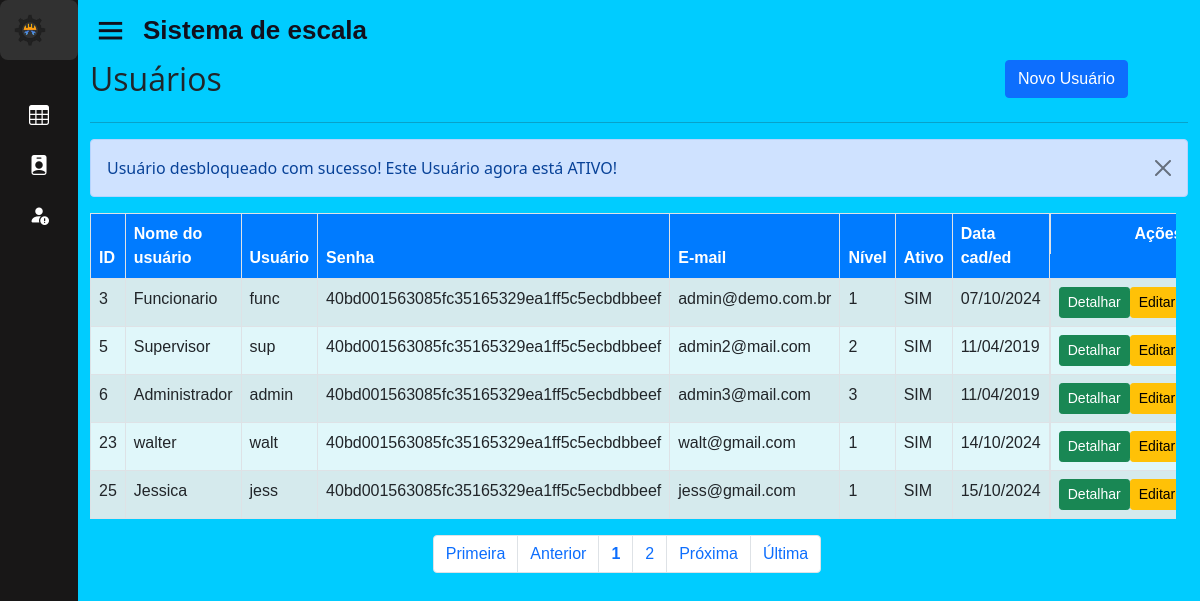
/home.php?page=lista_usu&msg=5 (signed in), run on the app's committed database.
### tables this page shows
CREATE TABLE IF NOT EXISTS `usuarios` (
  `id` int(11) unsigned NOT NULL AUTO_INCREMENT,
  `nome` varchar(50) NOT NULL,
  `usuario` varchar(25) NOT NULL,
  `senha` varchar(40) NOT NULL,
  `email` varchar(100) NOT NULL,
  `nivel` int(1) unsigned NOT NULL DEFAULT 1,
  `ativo` tinyint(1) NOT NULL DEFAULT 1,
  `dt_cadastro` datetime NOT NULL,
  `id_func` int(11) DEFAULT NULL,
  PRIMARY KEY (`id`),
  UNIQUE KEY `usuario` (`usuario`),
  KEY `nivel` (`nivel`),
  KEY `FK_usuarios_funcionario` (`id_func`),
  CONSTRAINT `FK_usuarios_funcionario` FOREIGN KEY (`id_func`) REFERENCES `funcionario` (`id_func`) ON DELETE CASCADE ON UPDATE CASCADE
);

### sis/usuarios/lista_usu.php (the view, shortened to what this page needs)
<div id="main" class="container-fluid">
	<div id="top" class="row">
		<div class="col-md-10">
			<h2>Usuários</h2>
		</div>
		<div class="col-md-2">
			<a href="?page=fadd_usu" class="btn btn-primary pull-right h2">Novo Usuário</a>
		</div>
	</div>
	<hr/>
	<div><?php include "mensagens.php"; ?></div>
		<div id="list" class="row">
			<div class="table-responsive">
				<?php
					$quantidade = 5;
					$pagina = (isset($_GET['pagina'])) ? (int)$_GET['pagina'] : 1;
					$inicio = ($quantidade * $pagina) - $quantidade;
					$data_all = mysqli_query($con, "select * from usuarios order by id asc limit $inicio, $quantidade;");
					echo "<table class='table table-striped table-bordered' style='background-color: #e0f7fa;' cellspacing='0' cellpadding='0'>";
					echo "<thead style='background-color: #007bff; color: white;'>";
					echo "<tr>";
					echo "<td><strong>ID</strong></td>";
					echo "<td><strong>Nome do usuário</strong></td>";
					echo "<td><strong>Usuário</strong></td>";
					echo "<td class='d-none d-md-table-cell'><strong>Senha</strong></td>";
					echo "<td class='d-none d-md-table-cell'><strong>E-mail</strong></td>";
					echo "<td class='d-none d-md-table-cell'><strong>Nível</strong></td>";
					echo "<td class='d-none d-md-table-cell'><strong>Ativo</strong></td>";
					echo "<td class='d-none d-md-table-cell'><strong>Data cad/ed</strong></td>";
					echo "<td class='actions d-flex justify-content-center'><strong>Ações</strong></td>";
					echo "</tr></thead><tbody>";
					while($info = mysqli_fetch_array($data_all)){
						echo "<tr>";
						echo "<td>".$info['id']."</td>";
						echo "<td>".$info['nome']."</td>";
						echo "<td>".$info['usuario']."</td>";
						echo "<td class='d-none d-md-table-cell'>".$info['senha']."</td>";
						echo "<td class='d-none d-md-table-cell'>".$info['email']." </td>";
						echo "<td class='d-none d-md-table-cell'>".$info['nivel']."</td>";
						if($info['ativo'] == 1){
							echo "<td class='d-none d-md-table-cell'>SIM</td>";
						}else if($info['ativo'] == 0){
							echo "<td class='d-none d-md-table-cell'>NÃO</td>";
						}
						echo "<td class='d-none d-md-table-cell'>".date('d/m/Y',strtotime($info['dt_cadastro']))."</td>";
						echo "<td class='actions btn-group-sm d-flex justify-content-center'>";
						echo "<a class='btn btn-success btn-xs' href='?page=view_usu&id=".$info['id']."'> Detalhar </a>";
						echo "<a class='btn btn-warning btn-xs' href='?page=fedita_usu&id=".$info['id']."'> Editar </a>";
					}
					echo "</tr></tbody></table>";
				?>
			</div>
		</div>
		<div id="bottom" class="row">
			<div class="col-md-12 d-flex justify-content-center">
				<?php
					$sqlTotal = "select id from usuarios;";
					$qrTotal = mysqli_query($con, $sqlTotal);
					$numTotal = mysqli_num_rows($qrTotal);
					$totalpagina = (ceil($numTotal/$quantidade)<=0) ? 1 : ceil($numTotal/$quantidade);
					$exibir = 3;
					$anterior = (($pagina-1) <= 0) ? 1 : $pagina - 1;
					$posterior = (($pagina+1) >= $totalpagina) ? $totalpagina : $pagina+1;
					echo "<ul class='pagination'>";
					echo "<li class='page-item'><a class='page-link' href='?page=lista_usu&pagina=1'> Primeira</a></li> ";
					echo "<li class='page-item'><a class='page-link' href=\"?page=lista_usu&pagina=$anterior\"> Anterior</a></li> ";
					echo "<li class='page-item'><a class='page-link' href='?page=lista_usu&pagina=".$pagina."'><strong>".$pagina."</strong></a></li> ";
					for($i = $pagina+1; $i < $pagina+$exibir; $i++){
						if($i <= $totalpagina)
						echo "<li class='page-item'><a class='page-link' href='?page=lista_usu&pagina=".$i."'> ".$i." </a></li> ";
					}
					echo "<li class='page-item'><a class='page-link' href=\"?page=lista_usu&pagina=$posterior\"> Pr&oacute;xima</a></li> ";
					echo "<li class='page-item'><a class='page-link' href=\"?page=lista_usu&pagina=$totalpagina\"> &Uacute;ltima</a></li></ul>";
				?>
			</div>
		</div>
</div>

### css/style.css (style rules this page uses)
* { margin: 0; padding: 0; box-sizing: border-box; }
h2 { font-family: "Open Sans", sans-serif; font-optical-sizing: auto; font-weight: 600; }
p,span,a,td,tr,label { font-family: "Source Sans 3", sans-serif; font-optical-sizing: auto; font-weight:400; }
.row { width: 100%; }

### data on the page
usuarios: id "3", nome "Funcionario", usuario "func", senha "40bd001563085fc35165329ea1ff5c5ecbdbbeef", email "admin@demo.com.br", nivel "1", ativo "SIM", dt_cadastro "07/10/2024"
usuarios: id "5", nome "Supervisor", usuario "sup", senha "40bd001563085fc35165329ea1ff5c5ecbdbbeef", email "admin2@mail.com", nivel "2", ativo "SIM", dt_cadastro "11/04/2019"
usuarios: id "6", nome "Administrador", usuario "admin", senha "40bd001563085fc35165329ea1ff5c5ecbdbbeef", email "admin3@mail.com", nivel "3", ativo "SIM", dt_cadastro "11/04/2019"
usuarios: id "23", nome "walter", usuario "walt", senha "40bd001563085fc35165329ea1ff5c5ecbdbbeef", email "walt@gmail.com", nivel "1", ativo "SIM", dt_cadastro "14/10/2024"
usuarios: id "25", nome "Jessica", usuario "jess", senha "40bd001563085fc35165329ea1ff5c5ecbdbbeef", email "jess@gmail.com", nivel "1", ativo "SIM", dt_cadastro "15/10/2024"

### other printed values
$pagina "1"
